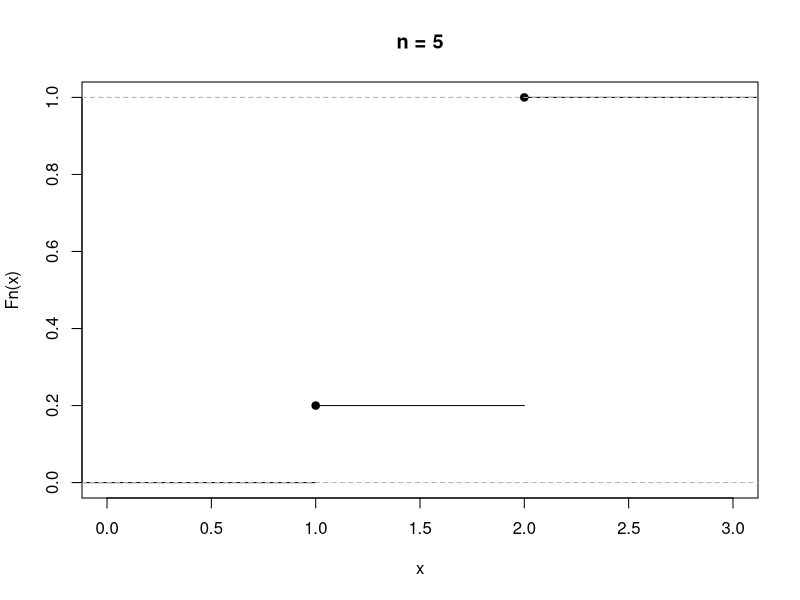
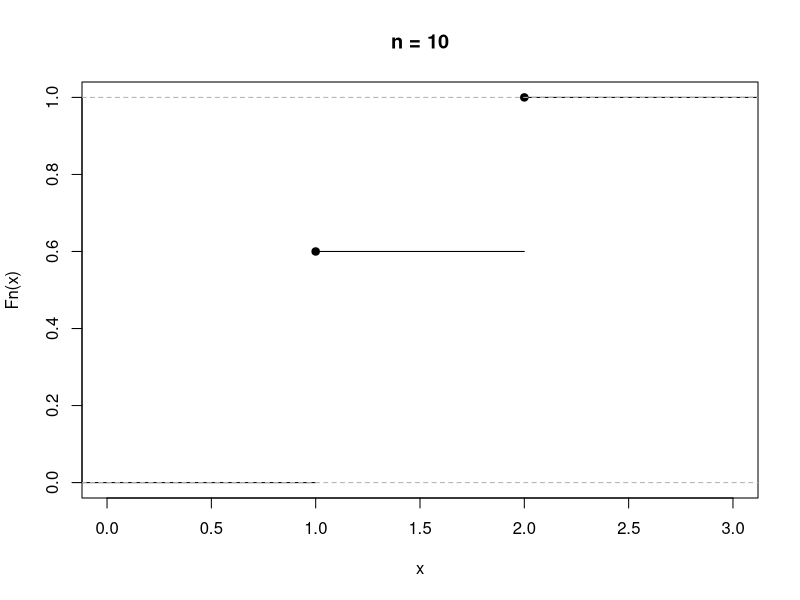
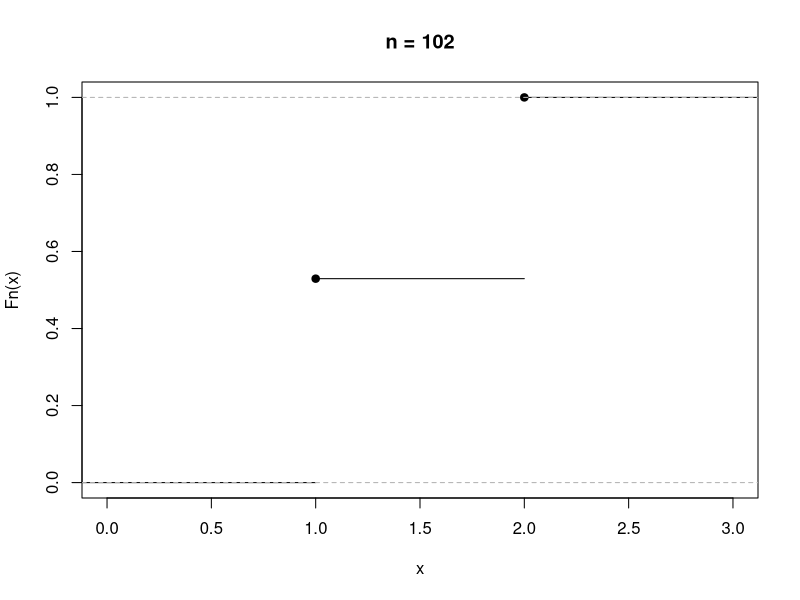
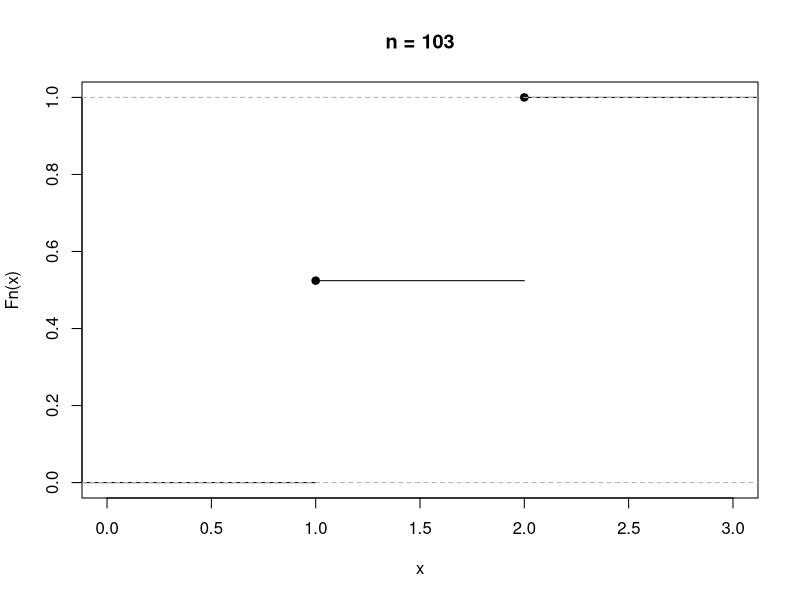
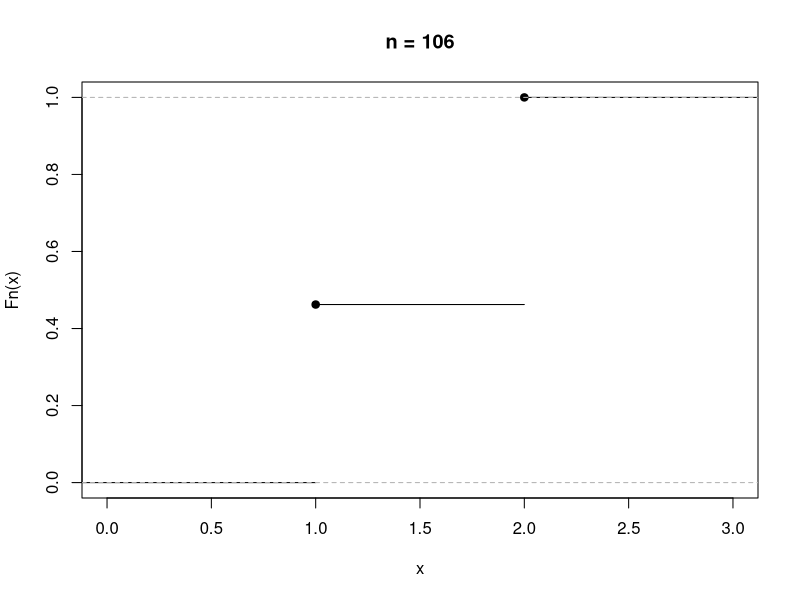
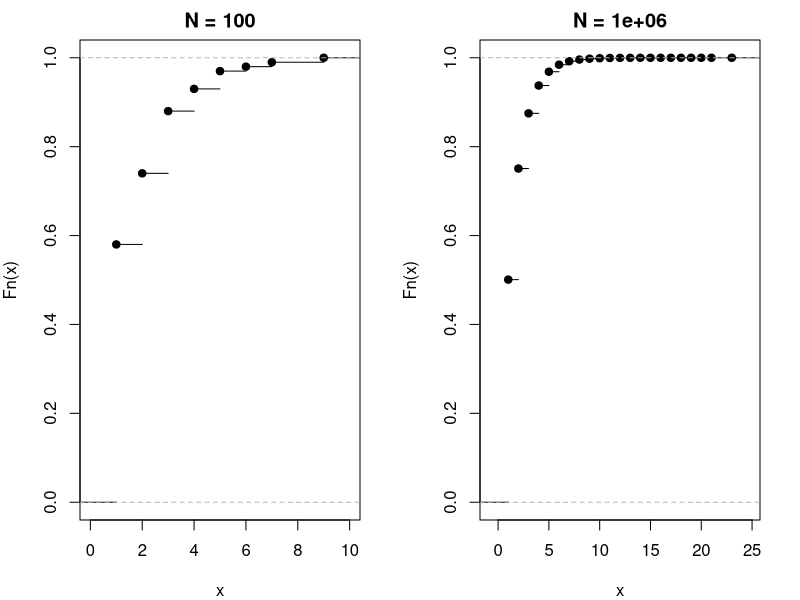
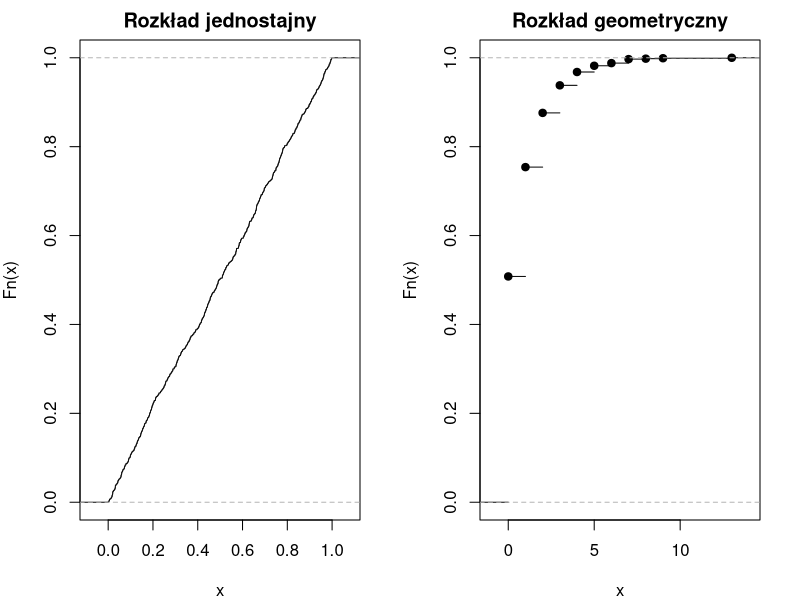
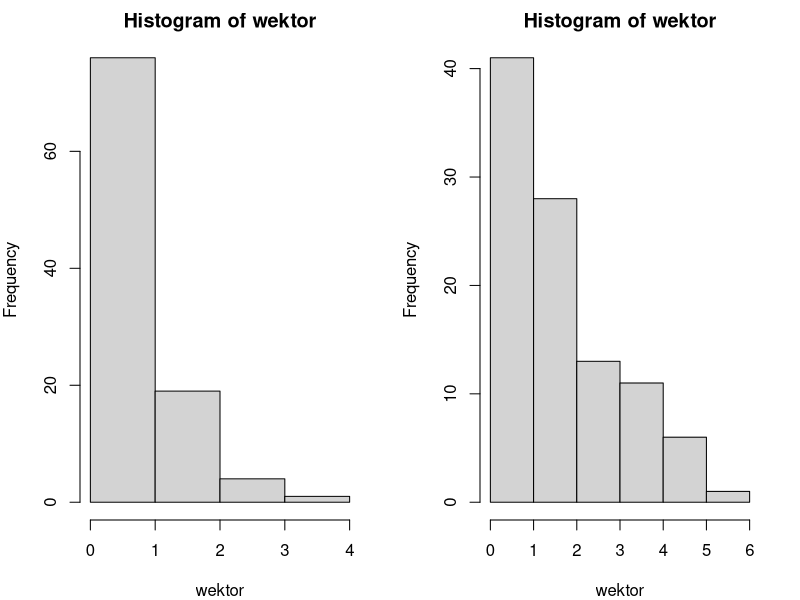

Write the R code that produced these figures, in order.
## ---- chunk 1
knitr::opts_chunk$set(echo = TRUE)
## ---- chunk 2
# Funkcja generująca próbki z rozkładu dwupunktowego
generate_binary_sample <- function(n) {
  sample(c(1, 2), n, replace = TRUE)
}

# Próby o różnych wielkościach
sample_sizes <- c(5, 10, 102, 103, 106)

# Narysowanie wykresów dystrybuant empirycznych

for (n in sample_sizes) {
  sample_data <- generate_binary_sample(n)
  plot(ecdf(sample_data), main = paste("n =", n), xlab = "x", ylab = "Fn(x)")
}

## ---- chunk 3
# Funkcja symulująca rzuty monetą do uzyskania orła
toss_until_heads <- function() {
  n <- 0
  repeat {
    rzut <- sample(c("O", "R"), 1, replace = TRUE)
    n <- n + 1
    if (rzut == "O") {
      break
    }
  }
  return(n)
}

# Liczba powtórzeń eksperymentu
N <- c(1e2, 1e6)

# Narysowanie wykresów dystrybuant empirycznych
par(mfrow = c(1, 2), mar = c(4, 4, 2, 2))
for (n in N) {
  toss_results <- replicate(n, toss_until_heads())
  plot(ecdf(toss_results), main = paste("N =", n), xlab = "x", ylab = "Fn(x)")
}

## ---- chunk 4
# Losowanie z rozkładu jednostajnego i prawdopodobieństwa geometrycznego
v1_3 <- runif(1e3)
v1_3_2 <- rgeom(1e3, 0.5)

# Narysowanie wykresów dystrybuant empirycznych
par(mfrow = c(1, 2), mar = c(4, 4, 2, 2))
plot(ecdf(v1_3), main = "Rozkład jednostajny", xlab = "x", ylab = "Fn(x)")
plot(ecdf(v1_3_2), main = "Rozkład geometryczny", xlab = "x", ylab = "Fn(x)")

## ---- chunk 5
for (i in 1:5) {
  wektor <- rpois(1e2, i)  
  srednia <- mean(wektor)  
  hist(wektor, breaks = seq(min(wektor), max(wektor)))  
}

# Obliczenie funkcji masy prawdopodobieństwa dla Poissona
ppois(0:10, lambda = 5)

# Wnioski:
# - Wartość parametru lambda wpływa na kształt histogramu, ogony oraz średnią próbki.
# - Im większa wartość lambda, tym ogony są węższe, a próbki bardziej skoncentrowane wokół średniej wartości lambdy.
# - Średnia próbki z rozkładu Poissona wynosi lambda, co oznacza, że zależy od wartości parametru.

# 2. Stworzenie macierzy porównawczej dla rozkładu binom(n, p) i Poisson(np)
n <- 1e1
p <- 0.5

X <- numeric(n)
Y <- numeric(n)
Z <- numeric(n)

for (i in 1:n) {
  X[i] <- dbinom(i, n, p)  # Prawdopodobieństwo dla rozkładu binom(n, p)
  Y[i] <- dpois(i, n * p)  # Prawdopodobieństwo dla rozkładu Poisson(np)
  Z[i] <- X[i] - Y[i]  # Różnica między prawdopodobieństwami
}

dane = c(X, Y, Z)

macierz <- matrix(dane, ncol = 3, byrow = FALSE)  # Stworzenie macierzy
macierz

# Obliczenie  modułu z trzeciej kolumny za pomocą funkcji abs
modul <- abs(Z)
modul

# Wnioski:
# - Macierz porównawcza pozwala na analizę różnic między rozkładem binom(n, p) a Poisson(np).
# - Moduł z różnic pozwala określić, jak bardzo różnią się prawdopodobieństwa dla danego zakresu.

# 3. Stworzenie macierzy porównawczej dla różnych parametrów i wartości n
# (n = 10, p = 0.9, a = 0, b = 10), (n = 100, p = 0.9, a = 0, b = 100), (n = 1000, p = 0.001, a = 0, b = 100)
n <- 10
p <- 0.9

for (i in 1:11) {
  X[i] <- dbinom(i, n, p)
  Y[i] <- dpois(i, n * p)
  Z[i] <- X[i] - Y[i]
}
macierz2 <- matrix(c(X, Y, Z), ncol = 3, byrow = FALSE) 
macierz2
abs(Z)

# Wnioski:
# - Porównanie dla różnych wartości n, p i zakresu (a, b) pozwala na analizę różnic między rozkładem binom(n, p) a Poisson(np).


## ---- chunk 6
# Ustalenie różnych wartości lambdy
lambdas <- c(0.5, 1, 2, 5)

# Ustalenie liczby próbek
num_samples <- 1000

# Wygenerowanie próbki z rozkładu wykładniczego dla różnych lambd
samples <- list()
histograms <- list()
mean_values <- numeric()


for (lambda in lambdas) {
  sample <- rexp(num_samples, rate=lambda)
  samples[[as.character(lambda)]] <- sample
  mean_values <- c(mean_values, mean(sample))
  
  # Narysowanie histogramu
  hist(sample, main=paste("Histogram (lambda =", lambda, ")"), xlab="Wartość próbki", ylab="Częstotliwość")
  
  # Obliczenie ogonów (kwantyle)
  quantiles <- quantile(sample, c(0.01, 0.99))
  print(paste("Lambda =", lambda, ", 1% quantile =", quantiles[1], ", 99% quantile =", quantiles[2]))
}

# Wyświetlenie średniej wartości próbek w zależności od lambdy
print("Średnie wartości próbek w zależności od lambdy:")
for (i in 1:length(lambdas)) {
  print(paste("Lambda =", lambdas[i], ", Średnia =", mean_values[i]))
}

## ---- chunk 7
# Symulacja oczekiwania na autobusy przez Asię i Basię
lambda <- 1/30  # Parametr rozkładu wykładniczego

wyniki <- numeric(1e2)  # Inicjalizacja wektora na wyniki

for (i in 1:1e2) {
  autobus <- rexp(2, lambda)  # Generowanie odstępów między autobusami
  autobus_up <- sort(autobus)  # Sortowanie odstępów rosnąco
  
  asia <- autobus_up[1]  # Czas oczekiwania Asi
  basia <- asia + 10  # Czas oczekiwania Basi (10 minut po Asi)
  
  # Obliczenia różnic między czasami oczekiwania
  roznica2 <- abs(asia - autobus_up[2])  # Różnica dla Asi
  roznica3 <- abs(basia - autobus_up[2])  # Różnica dla Basi
  
  # Wybór, kto czekał dłużej
  wyniki[i] <- ifelse(roznica2 < roznica3, "Asia", "Basia")
}

# Wyświetlenie wyników
wyniki

